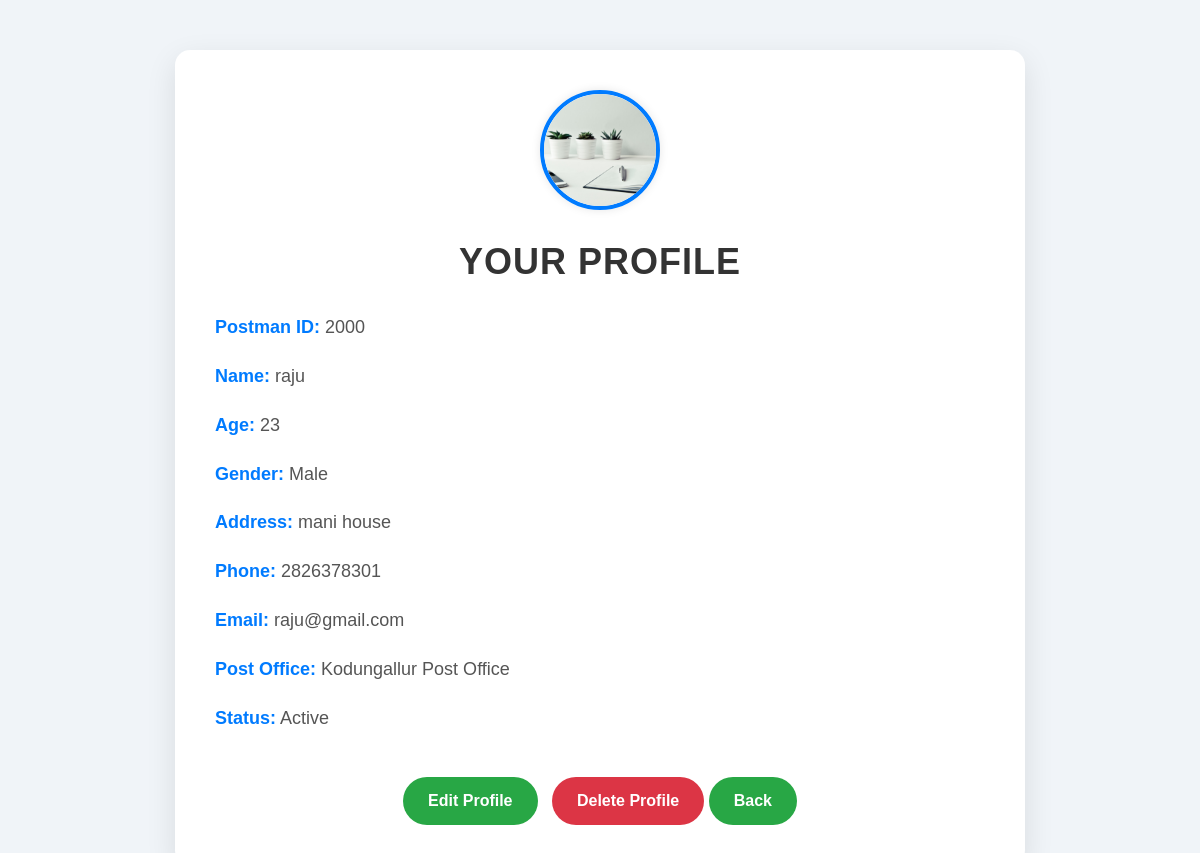
Page /postman_profile/ (signed in) on the committed database.
### POST/models.py (models this page shows, shortened)
class postman(models.Model):
    postman_id=models.IntegerField()
    name=models.CharField(max_length=255, null=False)
    age=models.IntegerField()
    gender=models.CharField(max_length=100)
    address=models.CharField(max_length=100)
    phone=models.IntegerField()
    email=models.EmailField(unique=True)
    image = models.ImageField(upload_to='postman_images/',blank=True,null=True)
    postoffice_name=models.CharField(max_length=100)
    password=models.CharField(max_length=100)
    status=models.CharField(max_length=100)
    otp = models.IntegerField(null=True, blank=True)  # Store OTP for verification

### POST/views.py (the view)
# urls.py: path('postman_profile/',views.postman_profile,name='postman_profile'),
def postman_profile(request):
    semail=request.session['email']
    postman=models.postman.objects.get(email=semail)
    return render(request,'postman_profile.html',{'postman':postman})

### POST/templates/postman_profile.html (shortened to what this page needs)
<!DOCTYPE html>
<html lang="en">
<head>
    <link rel="stylesheet" href="https://stackpath.bootstrapcdn.com/bootstrap/4.5.2/css/bootstrap.min.css">
</head>
<body>
    <div class="container">
        <div class="profile-card">
            {% if postman.image %}
                <center><img src="{{ postman.image.url }}" alt="Profile Avatar" class="profile-avatar" /></center>
            {% else %}
                <div class="profile-avatar d-flex justify-content-center align-items-center" style="background-color: #f3f5f7; color: rgb(0, 0, 0); font-size: 24px;">
                    <span>No Profile Picture</span>
                </div>
            {% endif %}
            <h2>Your Profile</h2>
            <div class="detail">
                <strong>Postman ID:</strong> {{ postman.postman_id }}
            </div>
            <div class="detail">
                <strong>Name:</strong> {{ postman.name }}
            </div>
            <div class="detail">
                <strong>Age:</strong> {{ postman.age }}
            </div>
            <div class="detail">
                <strong>Gender:</strong> {{ postman.gender }}
            </div>
            <div class="detail">
                <strong>Address:</strong> {{ postman.address }}
            </div>
            <div class="detail">
                <strong>Phone:</strong> {{ postman.phone }}
            </div>
            <div class="detail">
                <strong>Email:</strong> {{ postman.email }}
            </div>
            <div class="detail">
                <strong>Post Office:</strong> {{ postman.postoffice_name }}
            </div>
            <div class="detail">
                <strong>Status:</strong> {{ postman.status }}
            </div>
            <div class="text-center">
                <a href="/postman_profile_edit/{{ postman.id }}/" class="btn-custom">Edit Profile</a>
                <a href="/postman_profile_delete/{{ postman.id }}/" class="btn-danger-custom">Delete Profile</a>
                <a href="/posthome/" class="btn-custom">Back</a>
            </div>
        </div>
    </div>
</body>
</html>

### POST/templates/postman_profile.html (style rules this page uses)
body { background-color: #f0f4f8; font-family: 'Arial', sans-serif; }
.profile-card { margin-top: 50px; max-width: 850px; margin-left: auto; margin-right: auto; padding: 40px; border-radius: 15px; background-color: #ffffff; box-shadow: 0 10px 30px rgba(0, 0, 0, 0.1); transition: transform 0.3s ease-in-out; }
.profile-card h2 { text-align: center; font-size: 36px; color: #333; margin-bottom: 30px; font-weight: 700; text-transform: uppercase; letter-spacing: 1px; }
.profile-card .detail { font-size: 18px; margin-bottom: 20px; color: #555; line-height: 1.6; }
.profile-card .detail strong { color: #007bff; font-weight: bold; }
.btn-custom, .btn-danger-custom { display: inline-block; padding: 12px 25px; font-size: 16px; font-weight: bold; border-radius: 30px; text-align: center; text-decoration: none; transition: all 0.3s ease-in-out; }
.btn-custom { background-color: #28a745; color: white; }
.btn-danger-custom { background-color: #dc3545; color: white; margin-left: 10px; }
.profile-avatar { width: 120px; height: 120px; border-radius: 50%; object-fit: cover; margin: 0 auto; border: 4px solid #007bff; box-shadow: 0 0 10px rgba(0, 0, 0, 0.1); margin-bottom: 30px; }
.profile-card .btn-custom, .profile-card .btn-danger-custom { margin-top: 25px; }

### rows in the picture
postman: image (picture), postman_id "2000", name "raju", age "23", gender "Male", address "mani house", phone "2826378301", email "raju@gmail.com", postoffice_name "Kodungallur Post Office", status "Active"
